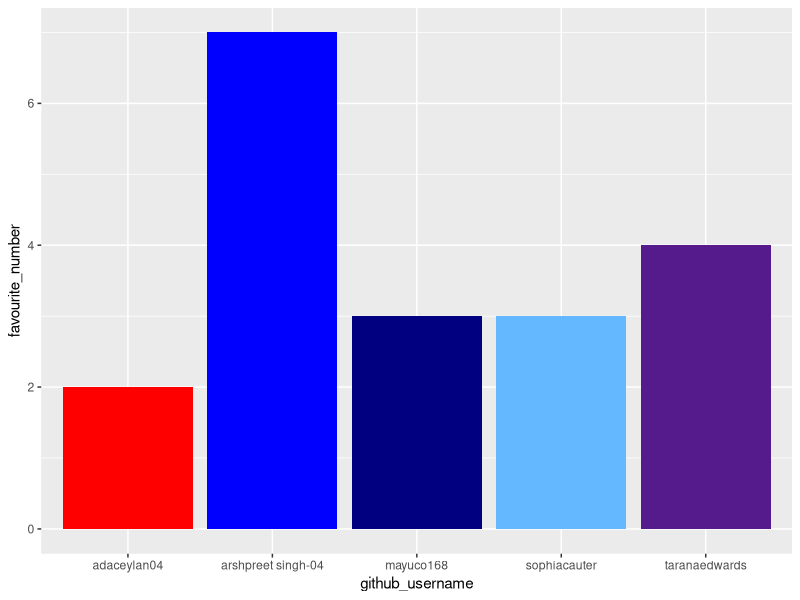
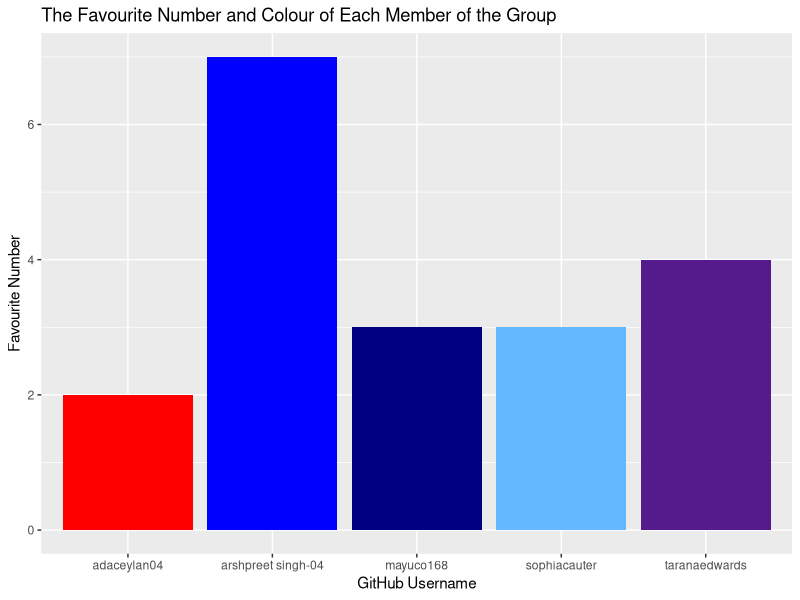
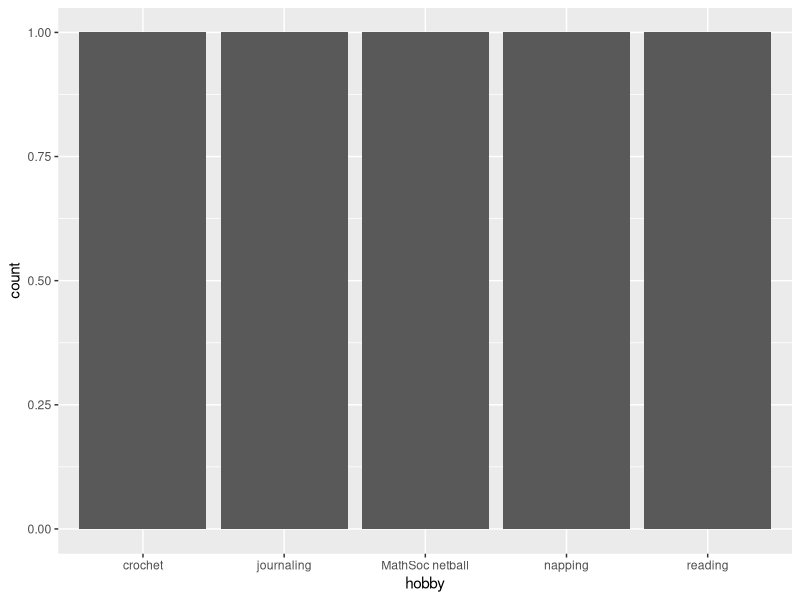

Write the R code that produced these figures, in order.
## ---- chunk 1
library(tidyverse) 
## ---- chunk 2
team_data <- tibble(
  name = c("Sophia", "Tarana", "May", 
           "Arshpreet", "Ada"),
  github_username = c("sophiacauter", "taranaedwards", "mayuco168", 
                      "arshpreet singh-04", "adaceylan04"), 
  colour = c("steelblue1", "purple4", "navy", 
             "blue", "red"),
  hobby = c("MathSoc netball", "journaling", "napping", 
            "reading", "crochet"),
  favourite_number = c(3, 4, 3, 7, 2 )
  )

team_data
## ---- chunk 3
p1 <- ggplot(data = team_data, 
             mapping = aes(x = github_username, 
                           y = favourite_number,
                           fill = colour), 
             ) +
   geom_col() +
   scale_fill_identity()
p1
## ---- chunk 4
p1 + labs(x = "GitHub Username", 
          y = "Favourite Number",
          title = "The Favourite Number and Colour of Each Member of the Group")
## ---- chunk 5
p2 <- ggplot(team_data, aes(x = hobby)) +
  geom_bar()
p2
